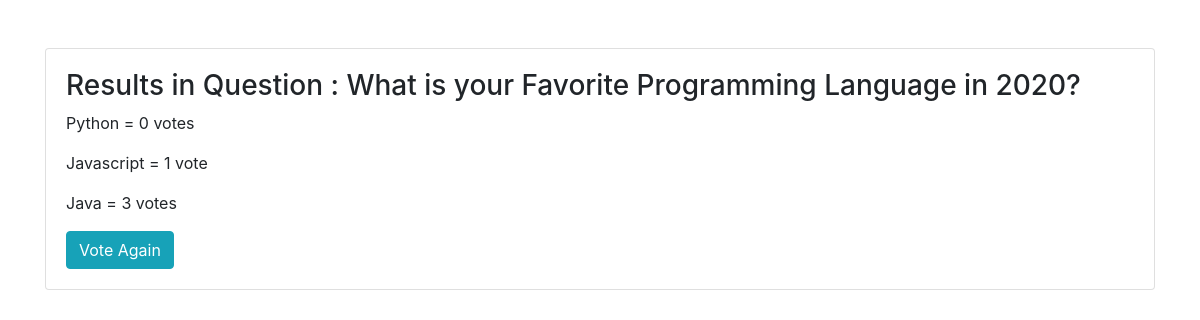
The app's page /result/1/ with its own data.
### pollapp/models.py (models this page shows, shortened)
class Question(models.Model):
    question_name = models.CharField(max_length = 200)
    def __str__(self):
        return self.question_name

class Choice(models.Model):
    question = models.ForeignKey(Question, models.CASCADE)
    choices = models.CharField(max_length = 200)
    votes = models.IntegerField(default = 0)

### pollapp/views.py (the view)
# urls.py: path("result/<str:pk>/", views.result, name = 'result'),
def result(request, pk):
    question = Question.objects.get(id = pk)
    return render(request, 'pollapp/results.html', {'question':question})

### pollapp/templates/pollapp/results.html
{% extends 'pollapp/base.html' %}
{% block content %}
<div class="container">
    <div class="card mt-5">
        <div class="card-body">
           <h3>Results in Question : {{question}}</h3>
           {% for results in question.choice_set.all %}
           <p>{{results.choices}} = {{results.votes}} vote{{results.votes|pluralize}}</p>
           {% endfor %}
           <a href="{% url 'home' %}" class = 'btn btn-info'>Vote Again</a>
        </div>
    </div>
</div>
{% endblock %}

### pollapp/templates/pollapp/base.html (shortened to what this page needs)
<!DOCTYPE html>
<html lang="en">
<head>
    <link rel="stylesheet" href="https://stackpath.bootstrapcdn.com/bootstrap/4.5.0/css/bootstrap.min.css"
>
</head>
<body>
    {% block content %}
    {% endblock %}
</body>
</html>

### records on screen
Question: question_name "What is your Favorite Programming Language in 2020?"
Choice: choices "Python", votes "0"
Choice: choices "Javascript", votes "1"
Choice: choices "Java", votes "3"
